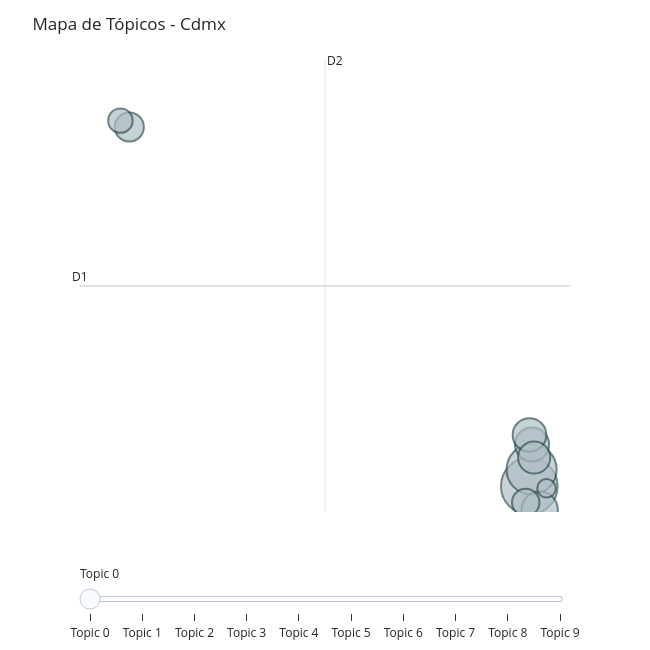
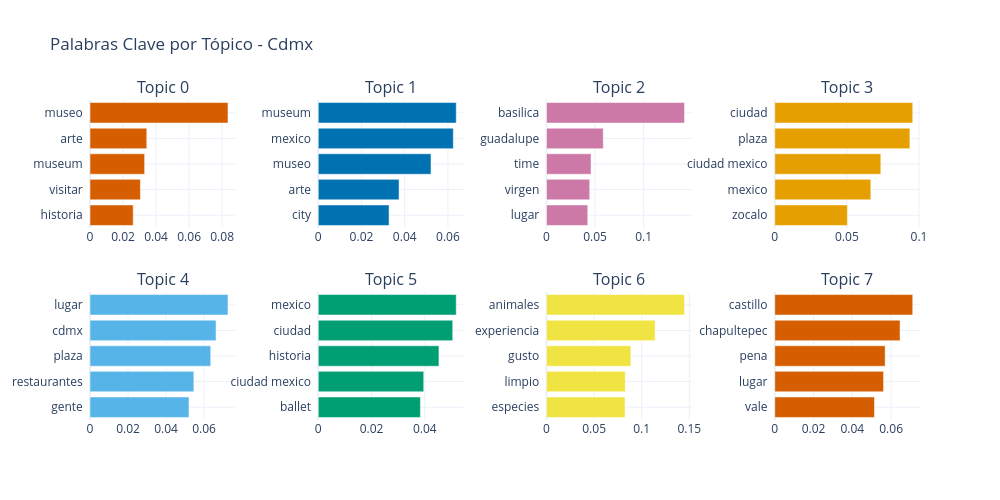
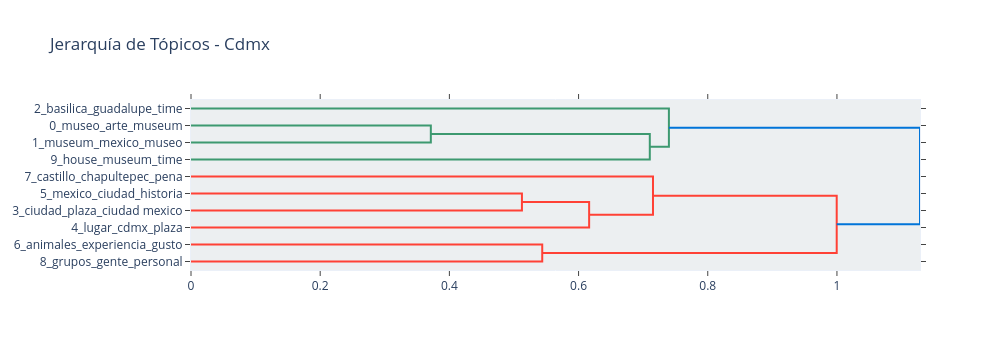

The cell these charts' notebook holds for them, in order:
### Code cell
# ===== VISUALIZACIONES INTERACTIVAS DE BERTOPIC =====

print(f"Visualizaciones interactivas de BERTopic para {CIUDAD_ANALIZAR}:")
print(f"Tópicos identificados: {len(topic_info)} (incluyendo outliers si los hay)")

# Validar si tenemos suficientes tópicos para visualizaciones
num_topicos_validos = len([t for t in topic_info['Topic'] if t != -1])
print(f"Tópicos válidos (sin outliers): {num_topicos_validos}")

if num_topicos_validos < 2:
    print("⚠️ ADVERTENCIA: Muy pocos tópicos identificados para generar visualizaciones interactivas.")
    print("💡 Esto puede deberse a:")
    print("   - Textos muy similares después de la limpieza")
    print("   - Dataset pequeño para la ciudad seleccionada")
    print("   - Parámetros de clustering muy restrictivos")
    print("\n📊 Mostrando información básica de tópicos:")
    for topic_id in topic_info['Topic']:
        if topic_id != -1:
            topic_words = topic_model.get_topic(topic_id)
            print(f"\nTópico {topic_id}: {topic_names.get(topic_id, 'Sin nombre')}")
            print(f"Palabras clave: {', '.join([word for word, _ in topic_words[:8]])}")
            print(f"Documentos: {topic_info[topic_info['Topic'] == topic_id]['Count'].iloc[0]}")
else:
    # Intentar generar visualizaciones con manejo de errores
    try:
        print("\n🗺️ Generando mapa de tópicos...")
        fig_intertopic = topic_model.visualize_topics()
        fig_intertopic.update_layout(title=f"Mapa de Tópicos - {CIUDAD_ANALIZAR}")
        fig_intertopic.show()
    except Exception as e:
        print(f"❌ Error al generar mapa de tópicos: {str(e)}")
        print("💡 Esto es normal con pocos tópicos o datos limitados")

    try:
        print("\n📊 Generando gráfico de barras...")
        fig_barchart = topic_model.visualize_barchart(top_n_topics=min(8, num_topicos_validos))
        fig_barchart.update_layout(title=f"Palabras Clave por Tópico - {CIUDAD_ANALIZAR}")
        fig_barchart.show()
    except Exception as e:
        print(f"❌ Error al generar gráfico de barras: {str(e)}")
        print("🔧 Mostrando información alternativa de palabras clave:")
        for topic_id in topic_info['Topic'][:5]:  # Mostrar máximo 5 tópicos
            if topic_id != -1:
                topic_words = topic_model.get_topic(topic_id)
                print(f"\n📈 {topic_names.get(topic_id, f'Tópico {topic_id}')}:")
                print(f"   {', '.join([f'{word}({score:.3f})' for word, score in topic_words[:5]])}")

    try:
        print("\n🌳 Generando jerarquía de tópicos...")
        if num_topicos_validos >= 3:  # Necesitamos al menos 3 tópicos para jerarquía
            fig_hierarchy = topic_model.visualize_hierarchy()
            fig_hierarchy.update_layout(title=f"Jerarquía de Tópicos - {CIUDAD_ANALIZAR}")
            fig_hierarchy.show()
        else:
            print("⚠️ Se necesitan al menos 3 tópicos para mostrar jerarquía")
    except Exception as e:
        print(f"❌ Error al generar jerarquía: {str(e)}")

# Información adicional sobre la calidad del modelado
print(f"\n📋 Resumen del modelado:")
print(f"✅ Textos analizados: {len(texts)}")
print(f"🎯 Tópicos encontrados: {num_topicos_validos}")
print(f"📊 Distribución:")
for i, (topico, count) in enumerate(topico_counts.head(5).items()):
    print(f"   {i+1}. {topico}: {count} opiniones ({count/len(df_con_topicos)*100:.1f}%)")

if num_topicos_validos <= 3:
    print(f"\n💡 Sugerencias para mejorar el modelado:")
    print(f"   - Reducir min_cluster_size en HDBSCAN (actualmente: {hdbscan_model.min_cluster_size})")
    print(f"   - Incluir más ciudades en el análisis")
    print(f"   - Ajustar parámetros de limpieza de texto")
    print(f"   - Verificar diversidad en los textos de entrada")

### Figure 1 — Plotly figure (JSON) as saved in the notebook; plotly's stock layout.template omitted (floating-point values rounded to 4 significant figures)
{"data": [{"customdata": [[0, "museo | arte | museum | visitar | historia", 102], [1, "museum | mexico | museo | arte | city", 80], [2, "basilica | guadalupe | time | virgen | lugar", 42], [3, "ciudad | plaza | ciudad mexico | mexico | zocalo", 37], [4, "lugar | cdmx | plaza | restaurantes | gente", 36], [5, "mexico | ciudad | historia | ciudad mexico | ballet", 33], [6, "animales | experiencia | gusto | limpio | especies", 27], [7, "castillo | chapultepec | pena | lugar | vale", 24], [8, "grupos | gente | personal | atracciones | acuario", 19], [9, "house | museum | time | go | tickets", 11]], "hovertemplate": "<b>Topic %{customdata[0]}</b><br>%{customdata[1]}<br>Size: %{customdata[2]}", "legendgroup": "", "marker": {"color": "#B0BEC5", "line": {"color": "DarkSlateGrey", "width": 2}, "size": [102, 80, 42, 37, 36, 33, 27, 24, 19, 11], "sizemode": "area", "sizeref": 0.06375, "symbol": "circle"}, "mode": "markers", "name": "", "orientation": "v", "showlegend": false, "type": "scatter", "x": [4.599, 4.675, 4.942, 4.69, 4.605, 4.759, -8.586, 4.481, -8.879, 5.166], "xaxis": "x", "y": [1.794, 2.568, 0.7065, 3.719, 4.161, 3.118, 18.39, 1.043, 18.68, 1.696], "yaxis": "y"}], "layout": {"annotations": [{"showarrow": false, "text": "D1", "x": -10.21, "y": 11.04, "yshift": 10}, {"showarrow": false, "text": "D2", "x": -2.135, "xshift": 10, "y": 21.48}], "height": 650, "hoverlabel": {"bgcolor": "white", "font": {"family": "Rockwell", "size": 16}}, "legend": {"itemsizing": "constant", "tracegroupgap": 0}, "margin": {"t": 60}, "shapes": [{"line": {"color": "#CFD8DC", "width": 2}, "type": "line", "x0": -2.135, "x1": -2.135, "y0": 0.6005, "y1": 21.48}, {"line": {"color": "#9E9E9E", "width": 2}, "type": "line", "x0": -10.21, "x1": 5.941, "y0": 11.04, "y1": 11.04}], "sliders": [{"active": 0, "pad": {"t": 50}, "steps": [{"args": [{"marker.color": [["red", "#B0BEC5", "#B0BEC5", "#B0BEC5", "#B0BEC5", "#B0BEC5", "#B0BEC5", "#B0BEC5", "#B0BEC5", "#B0BEC5"]]}], "label": "Topic 0", "method": "update"}, {"args": [{"marker.color": [["#B0BEC5", "red", "#B0BEC5", "#B0BEC5", "#B0BEC5", "#B0BEC5", "#B0BEC5", "#B0BEC5", "#B0BEC5", "#B0BEC5"]]}], "label": "Topic 1", "method": "update"}, {"args": [{"marker.color": [["#B0BEC5", "#B0BEC5", "red", "#B0BEC5", "#B0BEC5", "#B0BEC5", "#B0BEC5", "#B0BEC5", "#B0BEC5", "#B0BEC5"]]}], "label": "Topic 2", "method": "update"}, {"args": [{"marker.color": [["#B0BEC5", "#B0BEC5", "#B0BEC5", "red", "#B0BEC5", "#B0BEC5", "#B0BEC5", "#B0BEC5", "#B0BEC5", "#B0BEC5"]]}], "label": "Topic 3", "method": "update"}, {"args": [{"marker.color": [["#B0BEC5", "#B0BEC5", "#B0BEC5", "#B0BEC5", "red", "#B0BEC5", "#B0BEC5", "#B0BEC5", "#B0BEC5", "#B0BEC5"]]}], "label": "Topic 4", "method": "update"}, {"args": [{"marker.color": [["#B0BEC5", "#B0BEC5", "#B0BEC5", "#B0BEC5", "#B0BEC5", "red", "#B0BEC5", "#B0BEC5", "#B0BEC5", "#B0BEC5"]]}], "label": "Topic 5", "method": "update"}, {"args": [{"marker.color": [["#B0BEC5", "#B0BEC5", "#B0BEC5", "#B0BEC5", "#B0BEC5", "#B0BEC5", "red", "#B0BEC5", "#B0BEC5", "#B0BEC5"]]}], "label": "Topic 6", "method": "update"}, {"args": [{"marker.color": [["#B0BEC5", "#B0BEC5", "#B0BEC5", "#B0BEC5", "#B0BEC5", "#B0BEC5", "#B0BEC5", "red", "#B0BEC5", "#B0BEC5"]]}], "label": "Topic 7", "method": "update"}, {"args": [{"marker.color": [["#B0BEC5", "#B0BEC5", "#B0BEC5", "#B0BEC5", "#B0BEC5", "#B0BEC5", "#B0BEC5", "#B0BEC5", "red", "#B0BEC5"]]}], "label": "Topic 8", "method": "update"}, {"args": [{"marker.color": [["#B0BEC5", "#B0BEC5", "#B0BEC5", "#B0BEC5", "#B0BEC5", "#B0BEC5", "#B0BEC5", "#B0BEC5", "#B0BEC5", "red"]]}], "label": "Topic 9", "method": "update"}]}], "title": {"text": "Mapa de Tópicos - Cdmx"}, "width": 650, "xaxis": {"anchor": "y", "domain": [0, 1], "range": [-10.21, 5.941], "title": {"text": ""}, "visible": false}, "yaxis": {"anchor": "x", "domain": [0, 1], "range": [0.6005, 21.48], "title": {"text": ""}, "visible": false}}}

### Figure 2 — Plotly figure (JSON) as saved in the notebook; plotly's stock layout.template omitted (floating-point values rounded to 4 significant figures)
{"data": [{"marker": {"color": "#D55E00"}, "orientation": "h", "type": "bar", "x": [0.02615, 0.03052, 0.03308, 0.03437, 0.08353], "xaxis": "x", "y": ["historia  ", "visitar  ", "museum  ", "arte  ", "museo  "], "yaxis": "y"}, {"marker": {"color": "#0072B2"}, "orientation": "h", "type": "bar", "x": [0.03274, 0.03737, 0.05215, 0.06246, 0.06383], "xaxis": "x2", "y": ["city  ", "arte  ", "museo  ", "mexico  ", "museum  "], "yaxis": "y2"}, {"marker": {"color": "#CC79A7"}, "orientation": "h", "type": "bar", "x": [0.04246, 0.04448, 0.04585, 0.05845, 0.1421], "xaxis": "x3", "y": ["lugar  ", "virgen  ", "time  ", "guadalupe  ", "basilica  "], "yaxis": "y3"}, {"marker": {"color": "#E69F00"}, "orientation": "h", "type": "bar", "x": [0.05037, 0.06662, 0.07356, 0.09369, 0.09568], "xaxis": "x4", "y": ["zocalo  ", "mexico  ", "ciudad mexico  ", "plaza  ", "ciudad  "], "yaxis": "y4"}, {"marker": {"color": "#56B4E9"}, "orientation": "h", "type": "bar", "x": [0.05206, 0.05462, 0.06349, 0.06628, 0.07257], "xaxis": "x5", "y": ["gente  ", "restaurantes  ", "plaza  ", "cdmx  ", "lugar  "], "yaxis": "y5"}, {"marker": {"color": "#009E73"}, "orientation": "h", "type": "bar", "x": [0.03836, 0.0396, 0.04531, 0.05049, 0.0518], "xaxis": "x6", "y": ["ballet  ", "ciudad mexico  ", "historia  ", "ciudad  ", "mexico  "], "yaxis": "y6"}, {"marker": {"color": "#F0E442"}, "orientation": "h", "type": "bar", "x": [0.0825, 0.08275, 0.08863, 0.1141, 0.1449], "xaxis": "x7", "y": ["especies  ", "limpio  ", "gusto  ", "experiencia  ", "animales  "], "yaxis": "y7"}, {"marker": {"color": "#D55E00"}, "orientation": "h", "type": "bar", "x": [0.05141, 0.0561, 0.05691, 0.0646, 0.07114], "xaxis": "x8", "y": ["vale  ", "lugar  ", "pena  ", "chapultepec  ", "castillo  "], "yaxis": "y8"}], "layout": {"annotations": [{"font": {"size": 16}, "showarrow": false, "text": "Topic 0", "x": 0.0875, "xanchor": "center", "xref": "paper", "y": 1, "yanchor": "bottom", "yref": "paper"}, {"font": {"size": 16}, "showarrow": false, "text": "Topic 1", "x": 0.3625, "xanchor": "center", "xref": "paper", "y": 1, "yanchor": "bottom", "yref": "paper"}, {"font": {"size": 16}, "showarrow": false, "text": "Topic 2", "x": 0.6375, "xanchor": "center", "xref": "paper", "y": 1, "yanchor": "bottom", "yref": "paper"}, {"font": {"size": 16}, "showarrow": false, "text": "Topic 3", "x": 0.9125, "xanchor": "center", "xref": "paper", "y": 1, "yanchor": "bottom", "yref": "paper"}, {"font": {"size": 16}, "showarrow": false, "text": "Topic 4", "x": 0.0875, "xanchor": "center", "xref": "paper", "y": 0.4, "yanchor": "bottom", "yref": "paper"}, {"font": {"size": 16}, "showarrow": false, "text": "Topic 5", "x": 0.3625, "xanchor": "center", "xref": "paper", "y": 0.4, "yanchor": "bottom", "yref": "paper"}, {"font": {"size": 16}, "showarrow": false, "text": "Topic 6", "x": 0.6375, "xanchor": "center", "xref": "paper", "y": 0.4, "yanchor": "bottom", "yref": "paper"}, {"font": {"size": 16}, "showarrow": false, "text": "Topic 7", "x": 0.9125, "xanchor": "center", "xref": "paper", "y": 0.4, "yanchor": "bottom", "yref": "paper"}], "height": 500, "hoverlabel": {"bgcolor": "white", "font": {"family": "Rockwell", "size": 16}}, "showlegend": false, "title": {"text": "Palabras Clave por Tópico - Cdmx"}, "width": 1000, "xaxis": {"anchor": "y", "domain": [0, 0.175], "showgrid": true}, "xaxis2": {"anchor": "y2", "domain": [0.275, 0.45], "showgrid": true}, "xaxis3": {"anchor": "y3", "domain": [0.55, 0.725], "showgrid": true}, "xaxis4": {"anchor": "y4", "domain": [0.825, 1], "showgrid": true}, "xaxis5": {"anchor": "y5", "domain": [0, 0.175], "showgrid": true}, "xaxis6": {"anchor": "y6", "domain": [0.275, 0.45], "showgrid": true}, "xaxis7": {"anchor": "y7", "domain": [0.55, 0.725], "showgrid": true}, "xaxis8": {"anchor": "y8", "domain": [0.825, 1], "showgrid": true}, "yaxis": {"anchor": "x", "domain": [0.6, 1], "showgrid": true}, "yaxis2": {"anchor": "x2", "domain": [0.6, 1], "showgrid": true}, "yaxis3": {"anchor": "x3", "domain": [0.6, 1], "showgrid": true}, "yaxis4": {"anchor": "x4", "domain": [0.6, 1], "showgrid": true}, "yaxis5": {"anchor": "x5", "domain": [0, 0.4], "showgrid": true}, "yaxis6": {"anchor": "x6", "domain": [0, 0.4], "showgrid": true}, "yaxis7": {"anchor": "x7", "domain": [0, 0.4], "showgrid": true}, "yaxis8": {"anchor": "x8", "domain": [0, 0.4], "showgrid": true}}}

### Figure 3 — Plotly figure (JSON) as saved in the notebook; plotly's stock layout.template omitted (floating-point values rounded to 4 significant figures)
{"data": [{"hoverinfo": "text", "marker": {"color": "rgb(61,153,112)"}, "mode": "lines", "type": "scatter", "x": [0.0, 0.3713, 0.3713, 0.0], "xaxis": "x", "y": [-15.0, -15.0, -25.0, -25.0], "yaxis": "y"}, {"hoverinfo": "text", "marker": {"color": "rgb(61,153,112)"}, "mode": "lines", "type": "scatter", "x": [0.3713, 0.7103, 0.7103, 0.0], "xaxis": "x", "y": [-20.0, -20.0, -35.0, -35.0], "yaxis": "y"}, {"hoverinfo": "text", "marker": {"color": "rgb(61,153,112)"}, "mode": "lines", "type": "scatter", "x": [0.0, 0.7398, 0.7398, 0.7103], "xaxis": "x", "y": [-5.0, -5.0, -27.5, -27.5], "yaxis": "y"}, {"hoverinfo": "text", "marker": {"color": "rgb(255,65,54)"}, "mode": "lines", "type": "scatter", "x": [0.0, 0.5123, 0.5123, 0.0], "xaxis": "x", "y": [-55.0, -55.0, -65.0, -65.0], "yaxis": "y"}, {"hoverinfo": "text", "marker": {"color": "rgb(255,65,54)"}, "mode": "lines", "type": "scatter", "x": [0.5123, 0.6164, 0.6164, 0.0], "xaxis": "x", "y": [-60.0, -60.0, -75.0, -75.0], "yaxis": "y"}, {"hoverinfo": "text", "marker": {"color": "rgb(255,65,54)"}, "mode": "lines", "type": "scatter", "x": [0.0, 0.7152, 0.7152, 0.6164], "xaxis": "x", "y": [-45.0, -45.0, -67.5, -67.5], "yaxis": "y"}, {"hoverinfo": "text", "marker": {"color": "rgb(255,65,54)"}, "mode": "lines", "type": "scatter", "x": [0.0, 0.5438, 0.5438, 0.0], "xaxis": "x", "y": [-85.0, -85.0, -95.0, -95.0], "yaxis": "y"}, {"hoverinfo": "text", "marker": {"color": "rgb(255,65,54)"}, "mode": "lines", "type": "scatter", "x": [0.7152, 0.9996, 0.9996, 0.5438], "xaxis": "x", "y": [-56.25, -56.25, -90.0, -90.0], "yaxis": "y"}, {"hoverinfo": "text", "marker": {"color": "rgb(0,116,217)"}, "mode": "lines", "type": "scatter", "x": [0.7398, 1.129, 1.129, 0.9996], "xaxis": "x", "y": [-16.25, -16.25, -73.12, -73.12], "yaxis": "y"}], "layout": {"autosize": false, "height": 350, "hoverlabel": {"bgcolor": "white", "font": {"family": "Rockwell", "size": 16}}, "hovermode": "closest", "plot_bgcolor": "#ECEFF1", "showlegend": false, "title": {"text": "Jerarquía de Tópicos - Cdmx"}, "width": 1000, "xaxis": {"mirror": "allticks", "rangemode": "tozero", "showgrid": false, "showline": true, "showticklabels": true, "ticks": "outside", "type": "linear", "zeroline": false}, "yaxis": {"mirror": "allticks", "range": [-100, 0], "rangemode": "tozero", "showgrid": false, "showline": true, "showticklabels": true, "tickmode": "array", "ticks": "outside", "ticktext": ["2_basilica_guadalupe_time", "0_museo_arte_museum", "1_museum_mexico_museo", "9_house_museum_time", "7_castillo_chapultepec_pena", "5_mexico_ciudad_historia", "3_ciudad_plaza_ciudad mexico", "4_lugar_cdmx_plaza", "6_animales_experiencia_gusto", "8_grupos_gente_personal"], "tickvals": [-5, -15, -25, -35, -45, -55, -65, -75, -85, -95], "type": "linear", "zeroline": false}}}
